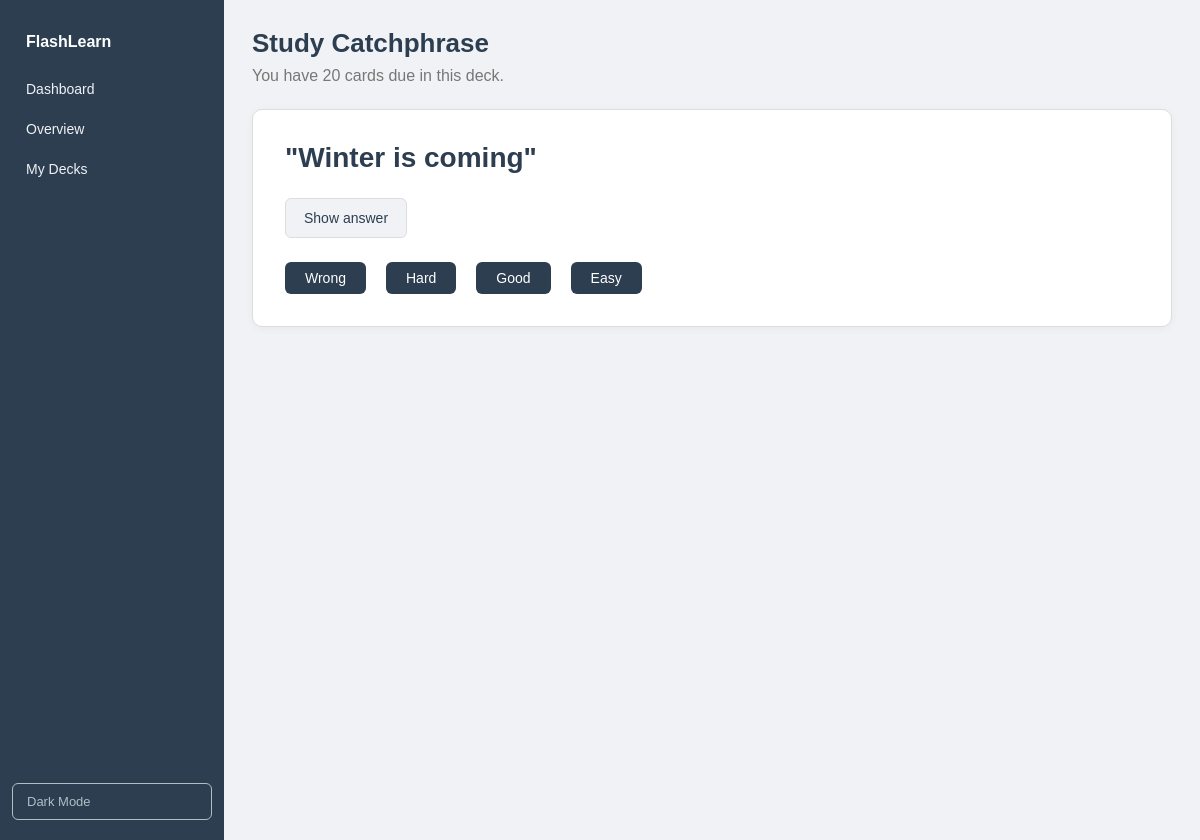
Page /3/study/ (signed in) on the earlier database version.
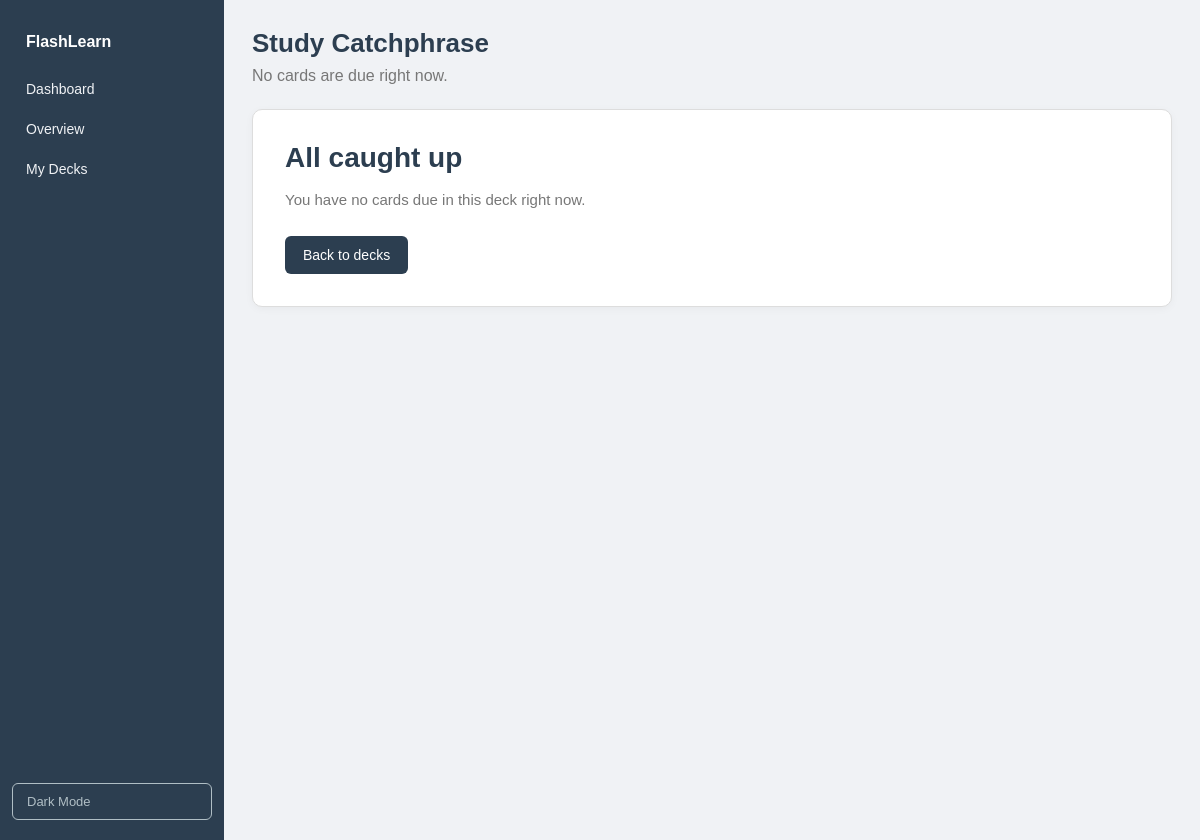
Same page on the later database version.
### app/models.py (models this page shows, shortened)
class CardProgress(models.Model):
    WRONG = 1
    HARD = 2
    GOOD = 3
    EASY = 4
    LEARNING_NEW = 0
    LEARNING_ONE_MIN = 1
    LEARNING_TEN_MIN = 2
    GRADUATED = 3
    learning_step = models.PositiveSmallIntegerField(default=LEARNING_NEW)
    RATINGS = [
        (WRONG, 'Wrong'),
        (HARD, 'Hard'),
        (GOOD, 'Good'),
        (EASY, 'Easy'),
    ]
    user = models.ForeignKey(
        settings.AUTH_USER_MODEL,
        on_delete=models.CASCADE,
    )
    card = models.ForeignKey(
        Card,
        on_delete=models.CASCADE
    )
    ease_factor = models.FloatField(default=2.5)
    interval_days = models.PositiveIntegerField(default=0)
    repetitions = models.PositiveIntegerField(default=0)
    due_at = models.DateTimeField(default=timezone.now)
    last_reviewed_at = models.DateTimeField(null=True, blank=True)
    class Meta:
        unique_together = ('user','card')

class Card(models.Model):
    deck = models.ForeignKey(
        Deck,
        on_delete=models.CASCADE,
        related_name='cards'
    )
    question = models.CharField(max_length=255)
    answer = models.CharField(max_length=255)

### app/views.py (the view)
# urls.py: path("<int:deck_id>/study/", views.study_deck, name="study_deck"),
@login_required
def study_deck(request, deck_id):
    deck = get_object_or_404(
        Deck.objects.filter(
            Q(owner=request.user) |
            Q(is_default=True, owner__isnull=True)
        ),
        id=deck_id,
    )
    for card in deck.cards.all():
        CardProgress.objects.get_or_create(
            user=request.user,
            card=card
        )
    due_cards = get_due_cards(user=request.user, deck=deck)
    progress = due_cards.first()
    remaining_count = due_cards.count()
    return render(request, "study_deck.html", {
        "deck":deck,
        "progress":progress,
        "remaining_count": remaining_count
    })

### app/decks/selectors.py (called while the page is built)
def get_due_cards(user, deck=None):
    now = timezone.now()
    due_card_progress = CardProgress.objects.filter(
        user=user,
        due_at__lt = now + timedelta(days=1)
    )
    if deck:
        due_card_progress = due_card_progress.filter(card__deck=deck)
    return due_card_progress.order_by("due_at")

### app/templates/study_deck.html (shortened to what this page needs)
{% load static %}
<!DOCTYPE html>
<html lang="en">
<head>
    <link rel="stylesheet" href="{% static 'app/css/styles.css' %}">
</head>
<body>
<div class="wrapper">
    <aside class="sidebar">
        <h1>FlashLearn</h1>
        <a href="{% url 'dashboard' %}">Dashboard</a>
        <a href="{% url 'overview' %}">Overview</a>
        <a href="{% url 'decks' %}">My Decks</a>
        <button id="theme-toggle" onclick="toggleTheme()"> Dark Mode</button>
    </aside>
    <main class="main">
        <div class="overview-header">
            <h1>Study {{ deck.name }}</h1>
            <p>
                {% if remaining_count > 0 %}
                    You have {{ remaining_count }} card{{ remaining_count|pluralize }} due in this deck.
                {% else %}
                    No cards are due right now.
                {% endif %}
            </p>
        </div>
        <div class="page-card">
            {% if progress %}
                <h1>{{ progress.card.question }}</h1>
                <details style="margin: 24px 0;">
                    <summary class="btn btn-secondary" style="width: fit-content;">
                        Show answer
                    </summary>
                </details>
                <form method="post" action="{% url 'submit_review' progress.id %}">
                    <div class="auth-actions" style="justify-content: flex-start;">
                        <button class="btn btn-secondary" type="submit" name="rating" value="1">
                            Wrong
                        </button>
                        <button class="btn btn-secondary" type="submit" name="rating" value="2">
                            Hard
                        </button>
                        <button class="btn btn-primary" type="submit" name="rating" value="3">
                            Good
                        </button>
                        <button class="btn btn-primary" type="submit" name="rating" value="4">
                            Easy
                        </button>
                    </div>
                </form>
            {% else %}
                <h1>All caught up</h1>
                <p>You have no cards due in this deck right now.</p>
                <div class="auth-actions" style="justify-content: flex-start;">
                    <a class="btn btn-primary" href="{% url 'decks' %}">
                        Back to decks
                    </a>
                </div>
            {% endif %}
        </div>
    </main>
</div>
</body>
</html>

Differences in the rows shown:
no longer on this page (row edited): CardProgress: card.question "\"Winter is coming\""
Other differences:
{{ remaining_count }}: "20" → (not shown)
text no longer shown: "You have card due in this deck. Show answer Wrong Hard Good Easy"
text now shown: "No cards are due right now. All caught up You have no cards due in this deck right now. Back to decks"
